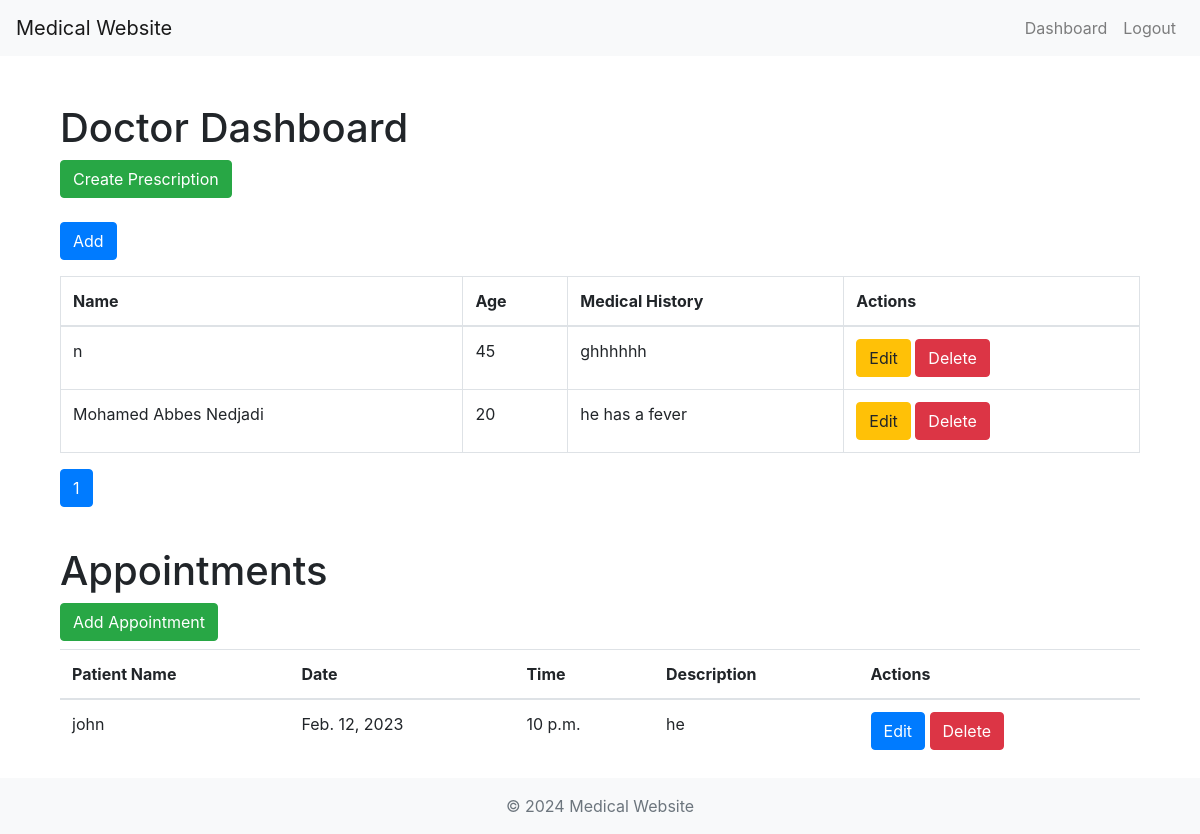
The app's page /dashboard/ (signed in) with its own data.
### doctors/models.py (models this page shows, shortened)
class Patient(models.Model):
    doctor = models.ForeignKey('Doctor', on_delete=models.CASCADE)
    name = models.CharField(max_length=100)
    age = models.IntegerField()
    medical_history = models.TextField()
    contact_info = models.CharField(max_length=255)

class Appointment(models.Model):
    patient_name = models.CharField(max_length=100)
    appointment_date = models.DateField(unique=True)  # Ensures that the date is not booked twice
    appointment_time = models.TimeField()
    description = models.TextField()

### doctors/views.py (the view)
# urls.py: path('dashboard/', doctor_dashboard, name='doctor_dashboard'),
@login_required
def doctor_dashboard(request):
    doctor = request.user.doctor  # assuming the logged-in user is a doctor
    patients = Patient.objects.filter(doctor=doctor)
    paginator = Paginator(patients, 8)
    page_number = request.GET.get('page')
    page_obj = paginator.get_page(page_number)
    appointments = Appointment.objects.all()[:8]  # Display 8 appointments max
    return render(request, 'doctor_dashboard.html', {'page_obj': page_obj, 'appointments': appointments})

### doctors/templates/doctor_dashboard.html (shortened to what this page needs)
{% extends 'base.html' %}
{% block content %}
    <div class="container">
        <h1>Doctor Dashboard</h1>
        <a href="{% url 'create_prescription' %}" class="btn btn-success">Create Prescription</a><br><br>
        <a href="{% url 'add_patient' %}" class="btn btn-primary mb-3">Add </a>
        <table class="table table-bordered">
            <thead>
                <tr>
                    <th>Name</th>
                    <th>Age</th>
                    <th>Medical History</th>
                    <th>Actions</th>
                </tr>
            </thead>
            <tbody>
                {% for patient in page_obj %}
                    <tr>
                        <td>{{ patient.name }}</td>
                        <td>{{ patient.age }}</td>
                        <td>{{ patient.medical_history }}</td>
                        <td>
                            <a href="{% url 'edit_patient' patient.pk %}" class="btn btn-warning">Edit</a>
                            <a href="{% url 'delete_patient' patient.pk %}" class="btn btn-danger">Delete</a>
                        </td>
                    </tr>
                {% empty %}
                    <tr>
                        <td colspan="4">No patients available.</td>
                    </tr>
                {% endfor %}
            </tbody>
        </table>
        <nav aria-label="Page navigation">
            <ul class="pagination">
                {% for page_num in page_obj.paginator.page_range %}
                    <li class="page-item {% if page_num == page_obj.number %}active{% endif %}">
                        <a class="page-link" href="?page={{ page_num }}">{{ page_num }}</a>
                    </li>
                {% endfor %}
            </ul>
        </nav>
    </div>
    <br>
    <div class="container">
        <h1>Appointments</h1>
        <a href="{% url 'add_appointment' %}" class="btn btn-success mb-2">Add Appointment</a>
        <table class="table">
            <thead>
                <tr>
                    <th>Patient Name</th>
                    <th>Date</th>
                    <th>Time</th>
                    <th>Description</th>
                    <th>Actions</th>
                </tr>
            </thead>
            <tbody>
                {% for appointment in appointments %}
                <tr>
                    <td>{{ appointment.patient_name }}</td>
                    <td>{{ appointment.appointment_date }}</td>
                    <td>{{ appointment.appointment_time }}</td>
                    <td>{{ appointment.description }}</td>
                    <td>
                        <a href="{% url 'edit_appointment' appointment.id %}" class="btn btn-primary">Edit</a>
                        <a href="{% url 'delete_appointment' appointment.id %}" class="btn btn-danger">Delete</a>
                    </td>
                </tr>
                {% endfor %}
            </tbody>
        </table>
    </div>
{% endblock %}

### doctors/templates/base.html (shortened to what this page needs)
<!DOCTYPE html>
<html lang="en">
<head>
    <link rel="stylesheet" href="https://stackpath.bootstrapcdn.com/bootstrap/4.5.2/css/bootstrap.min.css">
</head>
<body>
    <nav class="navbar navbar-expand-lg navbar-light bg-light">
        <a class="navbar-brand" href="#">Medical Website</a>
        <div class="collapse navbar-collapse" id="navbarNav">
            <ul class="navbar-nav ml-auto">
                <li class="nav-item">
                    <a class="nav-link" href="{% url 'doctor_dashboard' %}">Dashboard</a>
                </li>
                <li class="nav-item">
                    <a class="nav-link" href="{% url 'logout' %}">Logout</a>
                </li>
            </ul>
        </div>
    </nav>
    <div class="container mt-5">
        {% block content %}{% endblock %}
    </div>
    <footer class="footer mt-auto py-3 bg-light">
        <div class="container text-center">
            <span class="text-muted">© 2024 Medical Website</span>
        </div>
    </footer>
</body>
</html>

### records on screen
Patient: name "n", age "45", medical_history "ghhhhhh"
Patient: name "Mohamed Abbes Nedjadi", age "20", medical_history "he has a fever"
Appointment: patient_name "john", appointment_date "Feb. 12, 2023", appointment_time "10 p.m.", description "he"

### other values on screen
{{ page_num }} "1"
